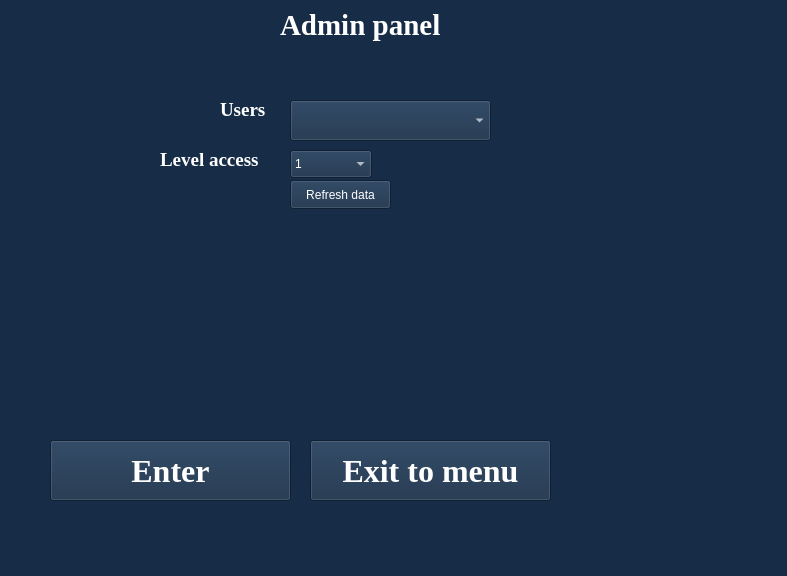
<?xml version="1.0" encoding="UTF-8"?>
<ui version="4.0">
 <class>adminpanel</class>
 <widget class="QWidget" name="adminpanel">
  <property name="geometry">
   <rect>
    <x>0</x>
    <y>0</y>
    <width>787</width>
    <height>576</height>
   </rect>
  </property>
  <property name="windowTitle">
   <string>AdminPanel</string>
  </property>
  <property name="windowIcon">
   <iconset>
    <normaloff>../Downloads/4360835.png</normaloff>../Downloads/4360835.png</iconset>
  </property>
  <property name="styleSheet">
   <string notr="true">background-color: rgb(23, 45, 71);
color: rgb(255, 255, 255);</string>
  </property>
  <widget class="QLabel" name="label">
   <property name="geometry">
    <rect>
     <x>280</x>
     <y>0</y>
     <width>221</width>
     <height>51</height>
    </rect>
   </property>
   <property name="font">
    <font>
     <family>Times New Roman</family>
     <pointsize>22</pointsize>
     <bold>true</bold>
    </font>
   </property>
   <property name="text">
    <string>Admin panel</string>
   </property>
  </widget>
  <widget class="QPushButton" name="EnterChange">
   <property name="geometry">
    <rect>
     <x>50</x>
     <y>440</y>
     <width>241</width>
     <height>61</height>
    </rect>
   </property>
   <property name="font">
    <font>
     <family>Times New Roman</family>
     <pointsize>24</pointsize>
     <bold>true</bold>
    </font>
   </property>
   <property name="styleSheet">
    <string notr="true">color: rgb(255, 255, 255);
border-image: url(:/images/1661330481_17-kartinkin-net-p-fon-dlya-avtorizatsii-krasivo-17.png);</string>
   </property>
   <property name="text">
    <string>Enter</string>
   </property>
  </widget>
  <widget class="QPushButton" name="ExitButton">
   <property name="geometry">
    <rect>
     <x>310</x>
     <y>440</y>
     <width>241</width>
     <height>61</height>
    </rect>
   </property>
   <property name="font">
    <font>
     <family>Times New Roman</family>
     <pointsize>24</pointsize>
     <bold>true</bold>
    </font>
   </property>
   <property name="styleSheet">
    <string notr="true">color: rgb(255, 255, 255);
border-image: url(:/images/1661330481_17-kartinkin-net-p-fon-dlya-avtorizatsii-krasivo-17.png);</string>
   </property>
   <property name="text">
    <string>Exit to menu</string>
   </property>
  </widget>
  <widget class="QLabel" name="label_2">
   <property name="geometry">
    <rect>
     <x>220</x>
     <y>100</y>
     <width>61</width>
     <height>20</height>
    </rect>
   </property>
   <property name="font">
    <font>
     <family>Times New Roman</family>
     <pointsize>14</pointsize>
     <bold>true</bold>
    </font>
   </property>
   <property name="text">
    <string>Users</string>
   </property>
  </widget>
  <widget class="QLabel" name="label_3">
   <property name="geometry">
    <rect>
     <x>160</x>
     <y>150</y>
     <width>131</width>
     <height>20</height>
    </rect>
   </property>
   <property name="font">
    <font>
     <family>Times New Roman</family>
     <pointsize>14</pointsize>
     <bold>true</bold>
    </font>
   </property>
   <property name="text">
    <string>Level access</string>
   </property>
  </widget>
  <widget class="QComboBox" name="comboBox">
   <property name="geometry">
    <rect>
     <x>290</x>
     <y>150</y>
     <width>82</width>
     <height>28</height>
    </rect>
   </property>
   <item>
    <property name="text">
     <string>1</string>
    </property>
   </item>
   <item>
    <property name="text">
     <string>2</string>
    </property>
   </item>
   <item>
    <property name="text">
     <string>3</string>
    </property>
   </item>
  </widget>
  <widget class="QComboBox" name="comboBox_2">
   <property name="geometry">
    <rect>
     <x>290</x>
     <y>100</y>
     <width>201</width>
     <height>41</height>
    </rect>
   </property>
  </widget>
  <widget class="QPushButton" name="pushButton">
   <property name="geometry">
    <rect>
     <x>290</x>
     <y>180</y>
     <width>101</width>
     <height>29</height>
    </rect>
   </property>
   <property name="text">
    <string>Refresh data</string>
   </property>
  </widget>
 </widget>
 <resources/>
 <connections/>
</ui>
